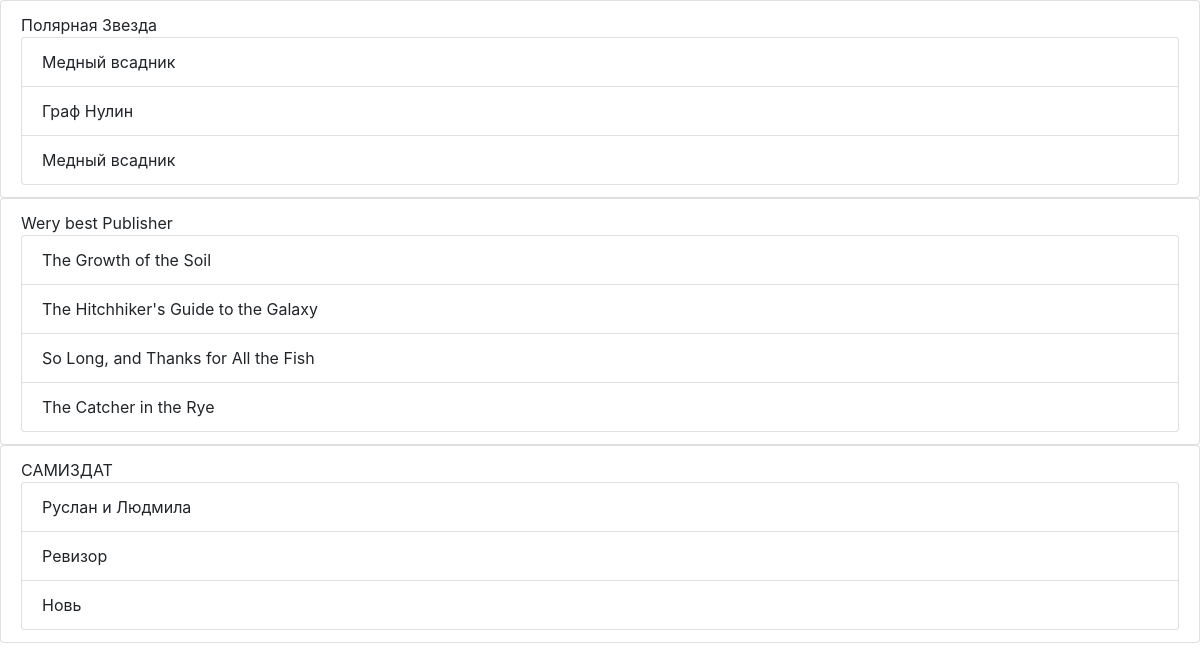
Page /publisher_new/ on the committed database.
### p_library/models.py (models this page shows, shortened)
class Publisher(models.Model):
	name = models.TextField()
	description = models.TextField()

class Book(models.Model):
	ISBN = models.CharField(max_length=13)
	title = models.TextField()
	description = models.TextField()
	year_release = models.SmallIntegerField()
	author = models.ForeignKey(Author, on_delete=models.CASCADE)
	publisher = models.ForeignKey(Publisher, on_delete=models.CASCADE, null=True, blank=True, related_name='books')
	copy_count = models.SmallIntegerField(default=1)
	price = models.DecimalField(default=0.00, max_digits=7, decimal_places=2)
	friend = models.ManyToManyField(Friend, blank=True, related_name='books')

### p_library/views.py (the view)
# urls.py: path('publisher_new/', views.publisher_new),
def publisher_new(request):
	template = loader.get_template('publisher_new.html')
	publishers = Publisher.objects.all()
	data = {"publishers": publishers,}
	return HttpResponse(template.render(data, request))

### p_library/templates/publisher_new.html (shortened to what this page needs)
<!DOCTYPE html>
<html lang="en">
<head>
    <link rel="stylesheet" href="https://stackpath.bootstrapcdn.com/bootstrap/4.3.1/css/bootstrap.min.css">
</head>
<body>
    {% for publisher in publishers %}
        <ul class="list-group">
            <li class="list-group-item">
                {{ publisher.name }}
                <ul class="list-group">
                    {% for book in publisher.books.all %}
                        <li class="list-group-item"> {{ book.title }}</li>
                    {% endfor %}
                </ul>
            </li>
        </ul>
    {% endfor %}
</body>
</html>

### rows in the picture
Publisher: name "Полярная Звезда"
Book: title "Медный всадник"
Book: title "Граф Нулин"
Book: title "Медный всадник"
Publisher: name "Wery best Publisher"
Book: title "The Growth of the Soil"
Book: title "The Hitchhiker's Guide to the Galaxy"
Book: title "So Long, and Thanks for All the Fish"
Book: title "The Catcher in the Rye"
Publisher: name "САМИЗДАТ"
Book: title "Руслан и Людмила"
Book: title "Ревизор"
Book: title "Новь"
